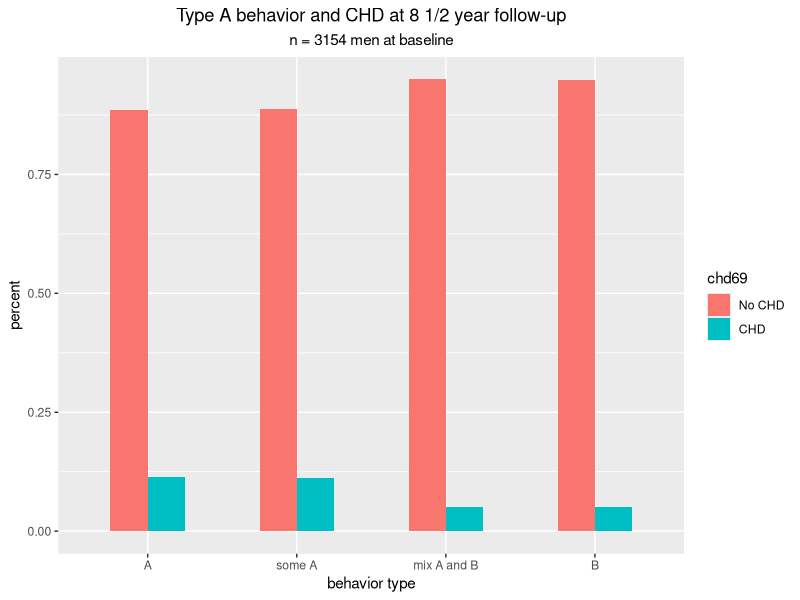
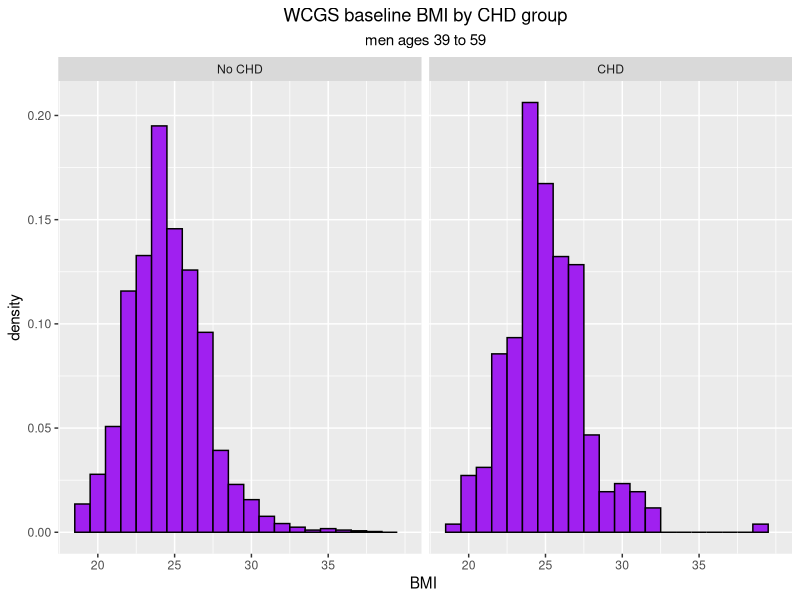

Here is the R script that generated these plots, in order:
## ---- chunk 1
library(ggplot2)
library(dplyr)
library(readr)
library(epitools)
library(readr)
library(rmarkdown)
library(knitr)

data(wcgs)
## ---- chunk 2
wcgs$dibpat0_fact <- factor(wcgs$dibpat0, ordered = TRUE, labels = c("A","B"))


wcgs$smoker0[wcgs$ncigs0 > 0] <- 1
wcgs$smoker0[wcgs$ncigs0 == 0] <- 0


wcgs$highsbp0[wcgs$sbp0 >= 140] <- 1
wcgs$highsbp0[wcgs$sbp0 < 140] <- 0


wcgs$heightcm0 <- round(wcgs$height0 * 2.54, digits = 2)
wcgs$weightkg0 <- round(wcgs$weight0/2.2, digits = 2)
wcgs$BMI0 <- round(wcgs$weightkg0/((wcgs$heightcm0/100)^2), digits = 1)
## ---- chunk 3

# Question 1 to turn in

# average cholesterol at baseline for smokers and non-smokers

wcgs %>% group_by(smoker0) %>% summarize(average = mean(sbp0))
## ---- chunk 4

# create a factor variable out of the 4-level behavioral pattern variable, behpat0

wcgs$behpat0_fact <- factor(wcgs$behpat0,
                           ordered = TRUE,
                           labels = c("A", "some A", "mix A and B","B")) 
## ---- chunk 5

# cut gives us a lot of flexibility 
# in our specifications of the interval endpoints 
# the intervals here are the commonly used ones

wcgs$bmi_cat <- cut(wcgs$BMI0,
                    breaks = c(0, 18.5, 25.0, 30.0, Inf),
                    include.lowest = TRUE,
                    right = FALSE,
                    ordered_results = TRUE,
                    labels = c("underweight", "normal", "overweight", "obese") )

## ---- chunk 6

wcgs$chd69 <- factor(wcgs$chd69, labels = c("No CHD", "CHD"))
## ---- chunk 7

# these are examples for additional tables

behpat_table <- table(wcgs$behpat0_fact)
addmargins(behpat_table)
round(prop.table(behpat_table), digits = 3)



# table for behavioral pattern and chd

# the proportion option 1 asks for "row percents" in the two-way table 
# this is Question 2 to turn in

chd_behpat_table <- table(wcgs$behpat0_fact, wcgs$chd69)
addmargins(chd_behpat_table)
round(prop.table(chd_behpat_table, 1), digits = 3)

## ---- chunk 8

# this is Question 3 to turn in

wcgs %>% count(behpat0_fact, chd69) %>%
  group_by(behpat0_fact) %>%
  mutate(prop = n/sum(n))  %>%
  ggplot(aes(x = behpat0_fact, y = prop, fill = chd69)) +
  geom_bar(width = 0.5, stat = "identity", position = "dodge") +
  labs(y = "percent", x = "behavior type", title = "Type A behavior and CHD at 8 1/2 year follow-up", 
       subtitle = "n = 3154 men at baseline") +
  theme(plot.title = element_text(hjust = 0.5), plot.subtitle = element_text(hjust = 0.5))
## ---- chunk 9

# summary for BMI by CHD at 8 /12 yr follow-up

no_chd_summary <- summary(subset(wcgs, chd69 == "No CHD", select = BMI0))

chd_summary <- summary(subset(wcgs, chd69 == "CHD", select = BMI0))

no_chd_summary
chd_summary

#use facet wrap to get side by side histgrams for baseline BMI by CHD

ggplot(wcgs, aes(x = BMI0, y = ..density..)) +
  geom_histogram(binwidth = 1, color = "black", fill = "purple") +
  facet_wrap(.~wcgs$chd69) + 
  labs(title = "WCGS baseline BMI by CHD group",
       subtitle = "men ages 39 to 59",
       x = "BMI ",
       y = "density" ) +
  scale_x_continuous(limits = c(18.5, 40),
                     breaks = c(20, 25, 30, 35),
                     labels = c(20, 25, 30, 35)) +
  theme(plot.title = element_text(hjust = 0.5),
        plot.subtitle = element_text(hjust = 0.5))
